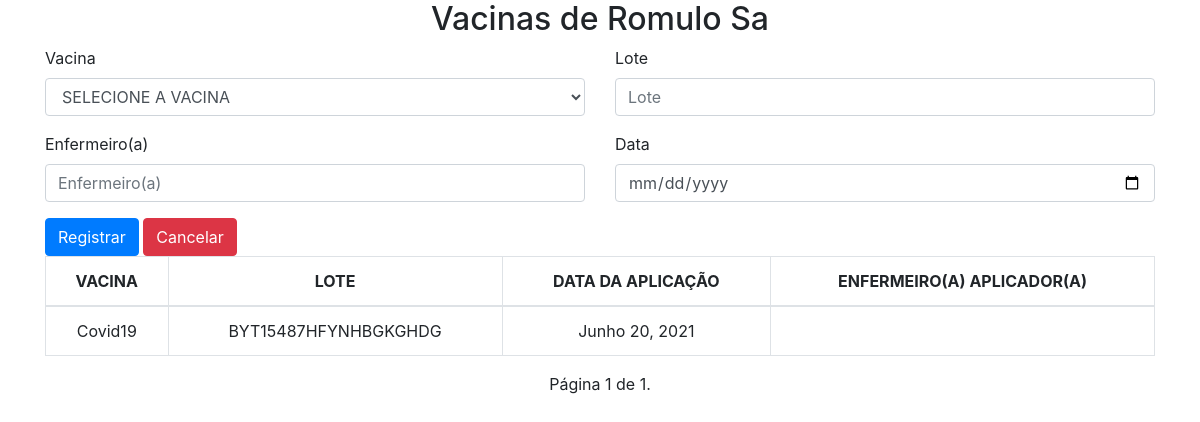
Before: /vacinacao/1 with the older database file.
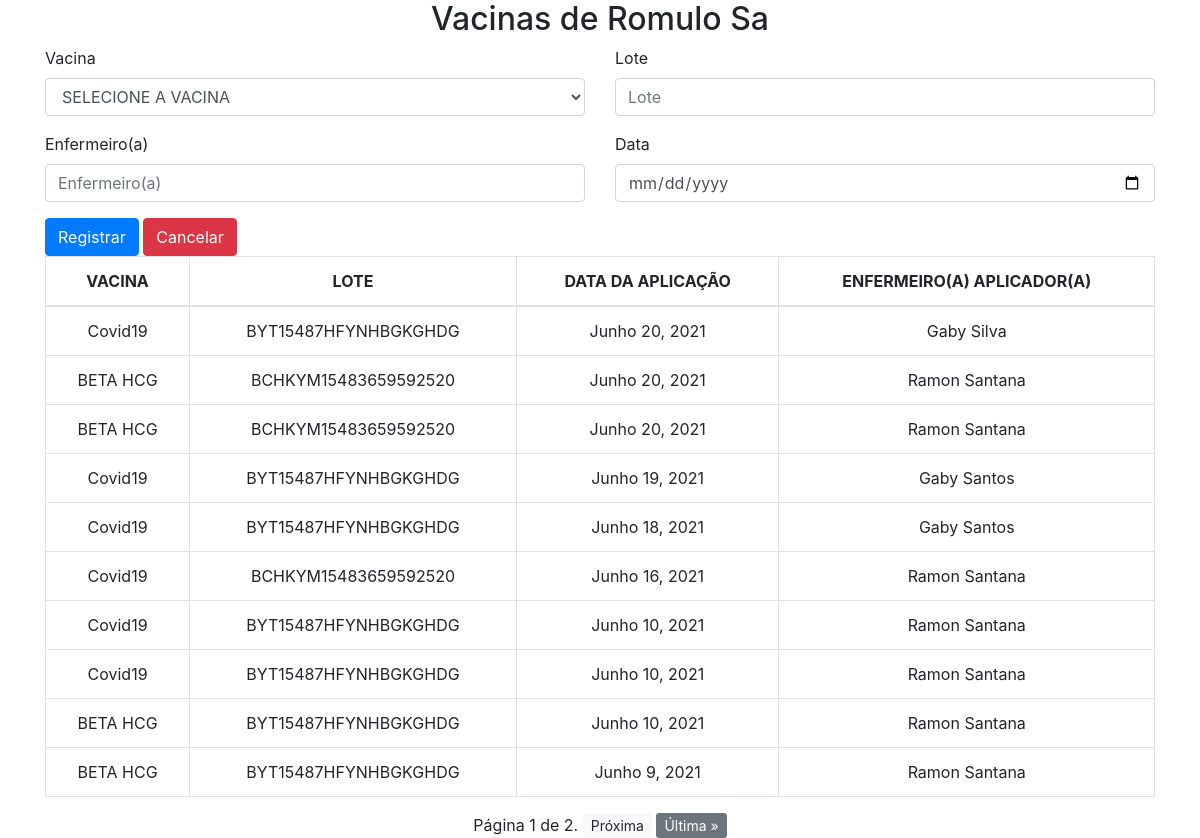
After: the same page with the newer database file.
### core/models.py (models this page shows, shortened)
class Crianca(models.Model):
    nome = models.CharField(
        max_length=50
        )
    cpf = models.CharField(
        max_length=11,
        unique=True
        )
    def __str__(self):
        return self.nome

class Vacinacao(models.Model):
    lote = models.CharField(
        max_length=20
        )
    data = models.DateField()
    enfermeiro = models.CharField(
        max_length=50
    )
    crianca = models.ForeignKey(
        Crianca,
        on_delete=models.CASCADE
        )
    vacina = models.ForeignKey(
        Vacina,
        on_delete=models.CASCADE
    )

class Vacina(models.Model):
    nome = models.CharField(
        max_length=50
        )
    descricao = models.TextField()
    fabricante = models.CharField(
        max_length=20
        )
    def __str__(self):
        return f'{self.nome} | {self.fabricante}'

### core/views.py (the view)
# urls.py: path('vacinacao/<str:id>', vacinacao_index, name='vacinacao_index')
def vacinacao_index(request, id):
    crianca = CriancaDAO.find_one(id)
    form = VacinacaoForm(request.POST or None)
    vacinas = VacinaDAO.find_all()
    if form.is_valid():
        form.save()
        return redirect('vacinacao_index', id=id)
    lista_vacinacao = CriancaDAO.get_vacincas(id)
    paginator = Paginator(lista_vacinacao, 10)
    page_number = request.GET.get('page')
    page_obj = paginator.get_page(page_number)
    return render(
        request,
        'vacinacao/index.html',
        {
            'page_obj': page_obj,
            'form': form,
            'crianca': crianca,
            'vacinas': vacinas
        }
        )

### core/forms.py
class VacinacaoForm(forms.ModelForm):
    class Meta:
        model = Vacinacao
        fields = '__all__'

### core/dao.py (called while the page is built)
    @staticmethod
    def find_one(id):
        crianca = get_object_or_404(Crianca, pk=id)
        return crianca

    @staticmethod
    def get_vacincas(id):
        crianca = __class__.find_one(id)
        vacinas = crianca.vacinacao_set.order_by('-data').all()
        return vacinas

    @staticmethod
    def find_all():
        vacinas = get_list_or_404(Vacina)
        return vacinas

### core/templates/vacinacao/index.html (shortened to what this page needs)
<!DOCTYPE html>
<html lang="pt-br">
<head>
</head>
<body class="container">
    {% load bootstrap4 %}
    {% bootstrap_css %}
    <div class="row justify-content-center" style="text-align: center;">
        <div class="col">
            <h2> Vacinas de {{ crianca.nome }} </h2>
        </div>
    </div>
    <form method="POST">
        <div class="row">
            <div class="col form-group">
                <label for="id_vacina" class="form-label">Vacina</label>
                <select name="vacina" class="form-control" title required id="id_vacina">
                    <option value="" selected>SELECIONE A VACINA</option>
                </select>
            </div>
            <div class="col form-group">
                <label for="id_lote">Lote</label>
                <input type="text" name="lote" maxlength="20" class="form-control" placeholder="Lote" title required
                    id="id_lote">
            </div>
        </div>
        <div class="row">
            <div class="col form-group">
                <label for="id_enfermeiro">Enfermeiro(a)</label>
                <input type="text" name="enfermeiro" maxlength="50" class="form-control" placeholder="Enfermeiro(a)"
                    title required id="id_enfermeiro">
            </div>
            <div class="col form-group">
                <label for="id_data">Data</label>
                <input type="date" name="data" class="form-control" placeholder="Data" title required id="id_data">
            </div>
        </div>
        {% buttons %}
        {% bootstrap_button "Registrar" button_type="submit" button_class="btn-primary" %}
        {% bootstrap_button "Cancelar" button_type="reset" button_class="btn-danger" %}
        {% endbuttons %}
    </form>
    <div class="row">
        <div class="col">
            <table class="table table-bordered text-center">
                <thead>
                    <th>VACINA</th>
                    <th>LOTE</th>
                    <th>DATA DA APLICAÇÃO</th>
                    <th>ENFERMEIRO(A) APLICADOR(A)</th>
                </thead>
                <tbody>
                    {% for v in page_obj %}
                        <tr>
                            <td>{{ v.vacina.nome }}</td>
                            <td>{{ v.lote }}</td>
                            <td>{{ v.data }}</td>
                            <td>{{ v.enfermeiro }}</td>
                        </tr>
                    {% endfor %}
                </tbody>
            </table>
        </div>
    </div>
    <div class="row text-center">
        <div class="col">
            <span class="step-links">
                <span class="current">
                    Página {{ page_obj.number }} de {{ page_obj.paginator.num_pages }}.
                </span>
                {% if page_obj.has_next %}
                    <a href="?page={{ page_obj.next_page_number }}" class="btn-sm btn-light">Próxima</a>
                    <a href="?page={{ page_obj.paginator.num_pages }}" class="btn-sm btn-secondary">Última &raquo;</a>
                {% endif %}
            </span>
        </div>
    </div>
</body>
</html>

Changed rows visible on the page:
removed Vacinacao: vacina.nome "Covid19", lote "BYT15487HFYNHBGKGHDG", data "Junho 20, 2021"
added Vacinacao: vacina.nome "Covid19", lote "BYT15487HFYNHBGKGHDG", data "Junho 20, 2021", enfermeiro "Gaby Silva"
added Vacinacao: vacina.nome "BETA HCG", lote "BCHKYM15483659592520", data "Junho 20, 2021", enfermeiro "Ramon Santana"
added Vacinacao: vacina.nome "BETA HCG", lote "BCHKYM15483659592520", data "Junho 20, 2021", enfermeiro "Ramon Santana"
added Vacinacao: vacina.nome "Covid19", lote "BYT15487HFYNHBGKGHDG", data "Junho 19, 2021", enfermeiro "Gaby Santos"
added Vacinacao: vacina.nome "Covid19", lote "BYT15487HFYNHBGKGHDG", data "Junho 18, 2021", enfermeiro "Gaby Santos"
added Vacinacao: vacina.nome "Covid19", lote "BCHKYM15483659592520", data "Junho 16, 2021", enfermeiro "Ramon Santana"
added Vacinacao: vacina.nome "Covid19", lote "BYT15487HFYNHBGKGHDG", data "Junho 10, 2021", enfermeiro "Ramon Santana"
added Vacinacao: vacina.nome "Covid19", lote "BYT15487HFYNHBGKGHDG", data "Junho 10, 2021", enfermeiro "Ramon Santana"
added Vacinacao: vacina.nome "BETA HCG", lote "BYT15487HFYNHBGKGHDG", data "Junho 10, 2021", enfermeiro "Ramon Santana"
added Vacinacao: vacina.nome "BETA HCG", lote "BYT15487HFYNHBGKGHDG", data "Junho 9, 2021", enfermeiro "Ramon Santana"
Other visible differences:
{{ page_obj.paginator.num_pages }}: "1" → "2"
text now shown: "Próxima Última »"
